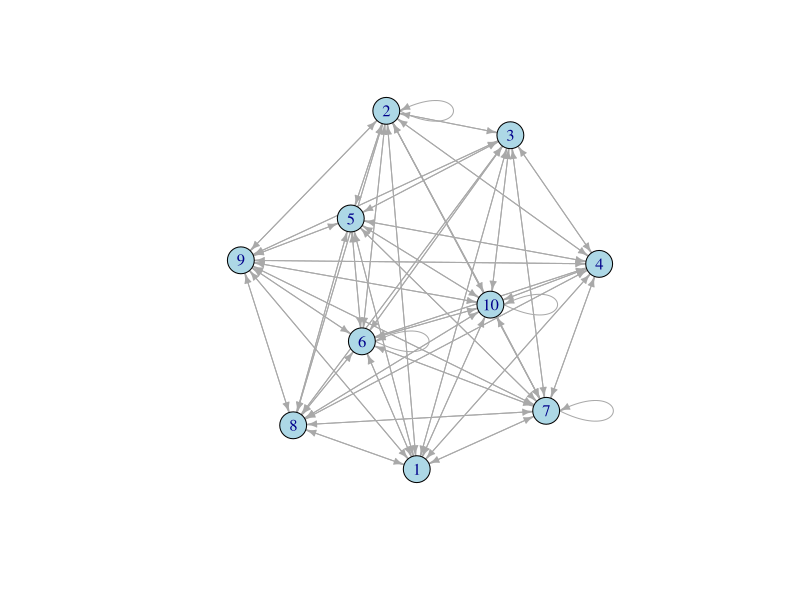

This chart was generated by the following R code:
## ---- chunk 1
knitr::opts_chunk$set(
  collapse = TRUE,
  comment = "#>"
)
## ---- chunk 2
knitr::opts_chunk$set(echo = TRUE)
## ---- chunk 3
mfpt <- function(A) {
  ## Reads the A-matrix; check if A is a matrix and if it's square. Complete with zeros if necessary
        A <- as.matrix(A) 
        n = nrow(A) 
        rrss = rowSums(A)
        for (i in 1:n) {
                if (rrss[i] != 0) {
                        rrss[i] = 1/rrss[i]
                }
        }
        AA = diag(n) - diag(rrss) %*% A  #compute transition matrix. Is this "T" in 'mediative effects' Garcia-Muniz 2008?
        H = matrix(0, n, n)
        I = solve(AA[-1,-1])            ## inverse of AA without 1st column & 1st row
        ones = matrix(1, n-1, 1)        ## vector of "1"s of length 'n-1'
        for (i in 1:n) {
                H[-i,i] = I %*% ones    ## matrix product; otherwise, non-conformable
                if (i < n){
                        u = AA[-(i+1),i] - AA[-i, (i+1)]
                        I = I - ((I*u) * I[i,]) / (1 + (I[i,] * u))
                        v = AA[i, -(i+1)] - AA[(i+1), -i]
                        I = I - ((I[,i] * (v * I)) / 1 + v * I[,i])
                        if (AA[(i+1),(i+1)]!=1){
                                I = solve(AA[-(i+1),-(i+1)], tol = 1e-29)
                        }
                        if (any(is.infinite(I))) {        ## i.e. Sherman-Morrison didn't work. When would I(i,j)=infinity
                                I[is.infinite(I)] <- 0    ## what are the implications of turning infinity to zero?
                                #       I = solve(AA[-(i+1),-(i+1)])   ## Identical to the condition not met, so we removed it
                        }
                }
        }
#        H <<- H    # Forces to write "H" to the global environment
        return(H)
}

## ---- chunk 4
rwc_norm <- function(A) {
  ## Reads the A-matrix; check if A is a matrix and if it's square. Complete with zeros if necessary
  ## If any row/column is all zeros, remove it; records their row/column number
        nn = nrow(A) 
        cen = matrix(0,nn,1)
        m <- mfpt(A)   # H from mfpt{}
        for (j in 1:nn) {
                if (all(A[j,] == (c(rep(1,(j-1)),0,rep(1,(nn-j)))))) {  # This compares each row of H with a rows made of 1s and a zero on the diagonal
                        cen[j] = 0   # If TRUE (i.e. row of H == 1s) that row of CEN == zero
                } else {
                        cen[j] = nn / sum(m[,j])
                }
        }
        cen <- (cen - min(cen)) / (max(cen) - min(cen))  # This is a normalized version, values between "0" and "1"
        return(cen)
}

## ---- chunk 5
cbet_norm <- function(A) {
        ## Reads the A-matrix; removes row/column with all zeros; records their row/column number
        A <- as.matrix(A)
        m = nrow(A)
        rrss = rowSums(A)
        retain.vector <- vector(mode="numeric", length=0)
        if (0.0 %in% rrss){    ## Checks if there is a row with all zeros
          retain.vector <- row(as.matrix(rrss))[which(as.matrix(rrss) == 0)]
          AA1 = A[-retain.vector,-retain.vector]  ## this is the A-matrix without row/columns of zeros
        } else {
          AA1 = A
        }
        
        d = diag(rowSums(AA1))
        n = nrow(AA1)
        ones = matrix(1, n, 1) ## this is a vector of "n" rows by 1 col of "1"
        re = matrix(0, n, 1 )  ## this is a vector of "n" rows by 1 col of "0"
        for (p in 1:n){
                atemp = AA1[-p,-p]
                T = solve(d[-p,-p] - atemp, tol = 1e-29)
                for (s in 1:n){
                        if (s != p){
                                if (s < p){
                                    indx = s
                                } else if (s > p) {
                                    indx = s - 1
                                }
                        N = as.matrix(diag(T[indx,])) %*% atemp
                        I = abs(N + t(N)) / 2
                        re[-p,1] = re[-p,1] + 0.5*((t(colSums(I))) + rowSums(I))
                        }
                }
        }
        re2 = (re + 2 * (n-1) * ones) / ((n) * (n-1))

        res = matrix(0, m, 1)
        # restore one or more rows/columns of zeros to their original positions
        if (length(retain.vector)!=0) {
          res[-retain.vector] <- re2
        } else
          res <- re2
        
        res <- (res - min(res)) / (max(res) - min(res)) # This is a normalized version, values between "0" and "1"  
        return(res)
}

## ---- chunk 6
# Create random square matrix
#create matrix of 10 random values between 1 and 20
#set.seed(16)
random_matrix <- matrix(runif(n=100, min=0, max=1), nrow=10)

# set diagonal to zeros (most metrics don't handle loops)
# diag(random_matrix) <- 0

# turn some diagonal values to zero
Vec <- c(rep(0, 6), rep(1, 4)) # vector with the proportion of zeros to remove loops
new.diag <- (diag(random_matrix)*sample(Vec))
diag(random_matrix) <- new.diag # replaces original diagonal

## ---- chunk 7
# Plots the network
library(igraph)
ran_graph <- graph_from_adjacency_matrix(random_matrix, weighted=TRUE)

plot(ran_graph, layout=layout_nicely, vertex.color="lightblue",
     edge.arrow.size=0.5)

## ---- chunk 8
Eig1 <- evcent(ran_graph)$vector
Eig1n <<- (Eig1 - min(Eig1)) / (max(Eig1) - min(Eig1)) #Normalized Eigen

CL1 <- closeness(ran_graph, v=V(ran_graph),
                 normalized = FALSE)
CL1n <<- (CL1 - min(CL1)) / (max(CL1) - min(CL1)) #Normalized Closeness

ran_BET_norm <- cbet_norm(random_matrix)
ran_RWC_norm <- rwc_norm(random_matrix)

results <- as.data.frame(cbind(Eig1n,ran_RWC_norm,CL1n,ran_BET_norm))

names(results)[1] <- "Eigen Cent"
names(results)[2] <- "RWC"
names(results)[3] <- "Closeness"
names(results)[4] <- "CBET"

library(knitr)
library(kableExtra)

names_spaced <- c('Eigenvector <br/> Centrality<br/>(igraph)', 
                  'Random Walk<br/> Centrality<br/>(xtranat)', 
                  'Closeness<br/> Betwenness <br/>(igraph)', 
                  'Counting <br/> Betwenness <br/> (xtranat)'
                ## add <br/>
)

kable(results, format='html',
      digits=4, 
      row.names=TRUE, 
      booktabs = T, align = "r", linesep = "",
      col.names = names_spaced,
      escape = FALSE
) %>%
       kable_styling(bootstrap_options = c("striped"),full_width = F)
